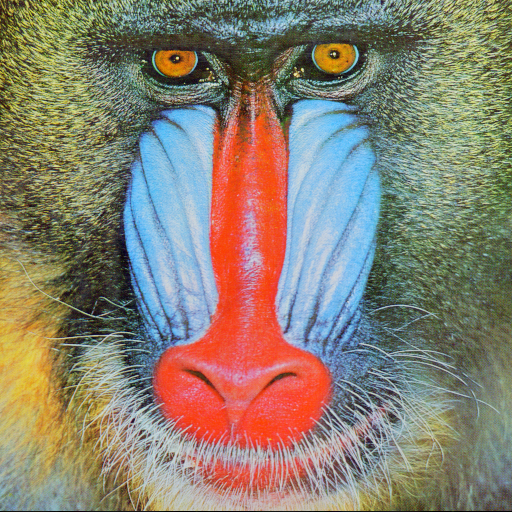
#> input picture Devil/images/baboon.tiff, 512 x 512 px
$ python image_transpose.py ../../../Devil/images/baboon.tiff
#> lines starting #> are read from the running program, lines starting #| are printed output that depends on the picture
# Python: transpose Image using Pillow
# 2025-04-10  K.OHWADA

# https://pillow.readthedocs.io/en/stable/handbook/tutorial.html

import os, sys
from PIL import Image


def transpose_image(fpath):
#> called with fpath = '../../../Devil/images/baboon.tiff'
	name, ext = os.path.splitext(fpath)
	prefix = "pil_tutorial_image_transpose_"
	fname_rotate_180 = 	prefix  + "rotate_180_" + name + ext
	print(	fname_rotate_180)
	fname_rotate_270 = 	prefix + "rotate_270_"+ name + ext
	print(	fname_rotate_270)
	fname_rotate_90 = 	prefix  + "rotate_90_"+ name + ext
	print(	fname_rotate_90)
	fname_flip_left_right = 	prefix  + "flip_left_right_"+ name + ext
	print(	fname_flip_left_right)
	fname_flip_top_bottom = 	prefix  + "flip_top_bottom_"+ name + ext
	print(	fname_flip_top_bottom)
	fname_transpose = 	prefix  + "transpose_" + name + ext
	print(	fname_transpose)
	fname_transverse = prefix + "transverse_" + name + ext
	print(	fname_transverse)
	im = Image.open(fpath)
#> im is the input picture: PIL image 512x512 RGB; mean R, G, B 137.4, 128.9, 113.1
	im.transpose(Image.Transpose.ROTATE_180).save(	fname_rotate_180)
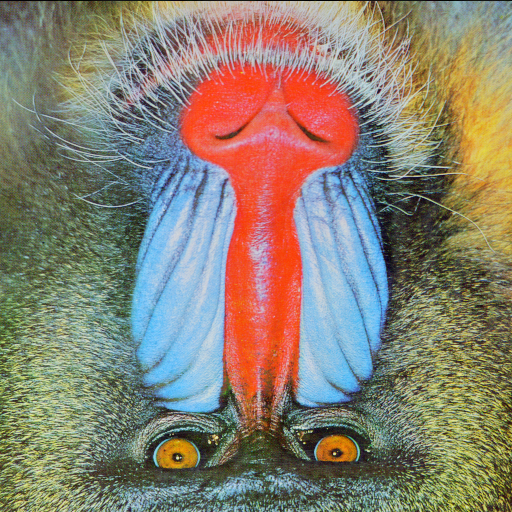
#> saved as baboon.tiff: PIL image 512x512 RGB; mean R, G, B 137.4, 128.9, 113.1
	im.transpose(Image.Transpose.ROTATE_270).save(	fname_rotate_270)
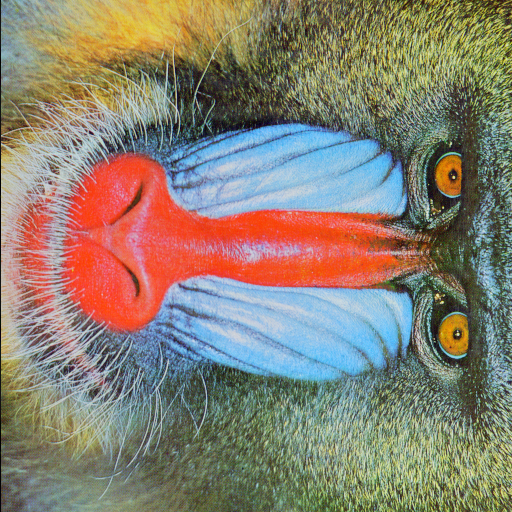
#> saved as baboon.tiff: PIL image 512x512 RGB; mean R, G, B 137.4, 128.9, 113.1
	im.transpose(Image.Transpose.ROTATE_90).save(	fname_rotate_90)
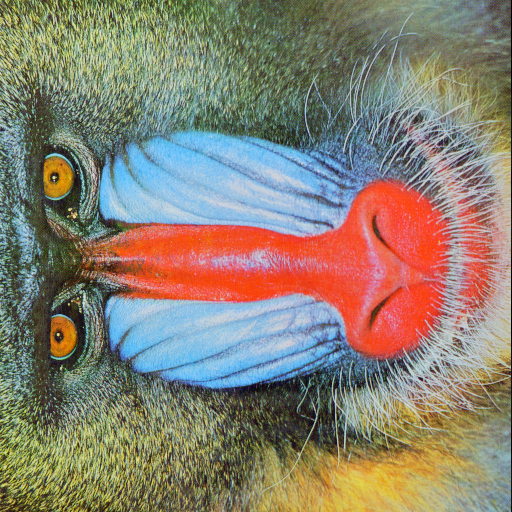
#> saved as baboon.tiff: PIL image 512x512 RGB; mean R, G, B 137.4, 128.9, 113.1
	im.transpose(Image.Transpose.FLIP_LEFT_RIGHT).save(	fname_flip_left_right)
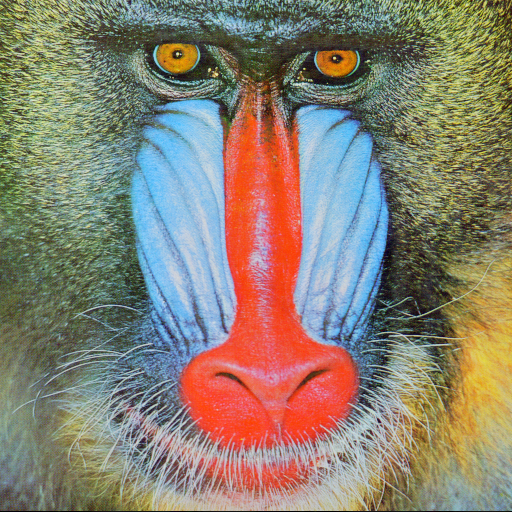
#> saved as baboon.tiff: PIL image 512x512 RGB; mean R, G, B 137.4, 128.9, 113.1
	im.transpose(Image.Transpose.FLIP_TOP_BOTTOM).save(	fname_flip_top_bottom)
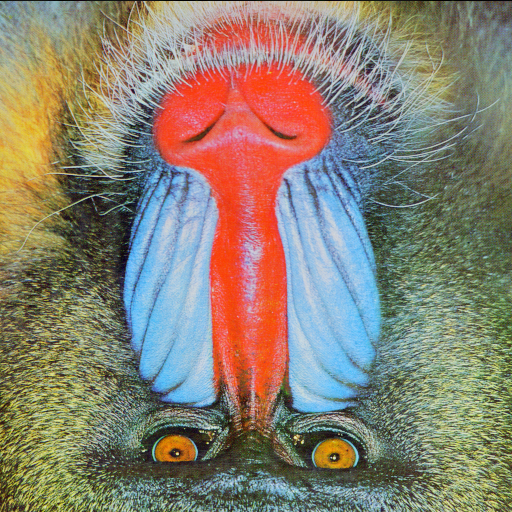
#> saved as baboon.tiff: PIL image 512x512 RGB; mean R, G, B 137.4, 128.9, 113.1
	im.transpose(Image.Transpose.TRANSPOSE).save(	fname_transpose)
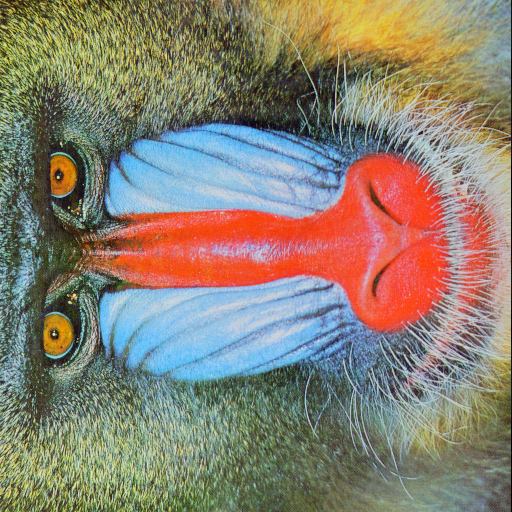
#> saved as baboon.tiff: PIL image 512x512 RGB; mean R, G, B 137.4, 128.9, 113.1
	im.transpose(Image.Transpose.TRANSVERSE).save(	fname_transverse)
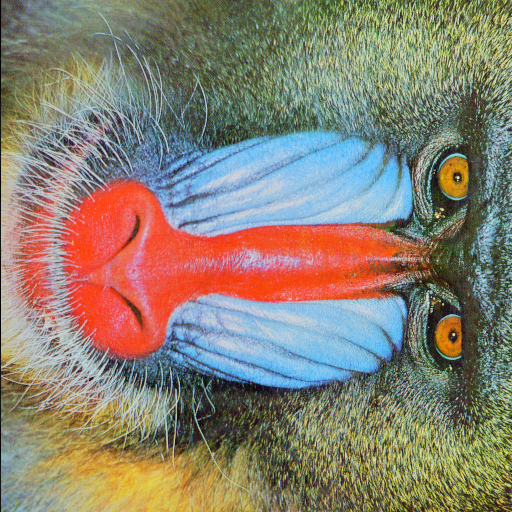
#> saved as baboon.tiff: PIL image 512x512 RGB; mean R, G, B 137.4, 128.9, 113.1
# end


# main
args = sys.argv
argc = len(args)
script = args[0]

if argc < 2:
	print("Usage: python %s  <image filepath>" % script)
	exit()
# end

fpath = args[1]
transpose_image(fpath)

$ run again, on Devil/images/vegetables.jpg
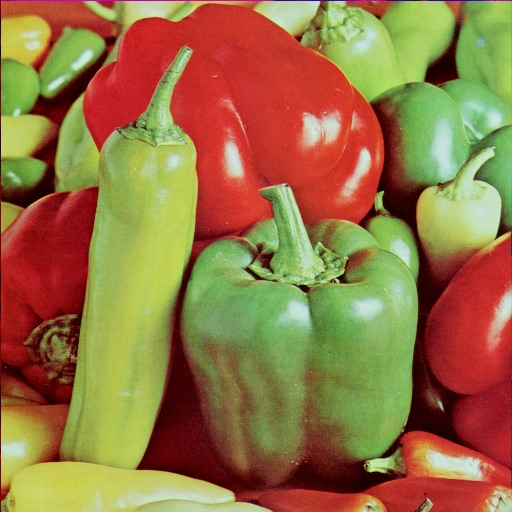
#> input picture Devil/images/vegetables.jpg, 512 x 512 px
#> in transpose_image, im is the input picture: PIL image 512x512 RGB; mean R, G, B 150.1, 115.5, 67
#> in transpose_image, `im.transpose(Image.Transpose.TRANSPOSE).save(	fname_transpose)`:
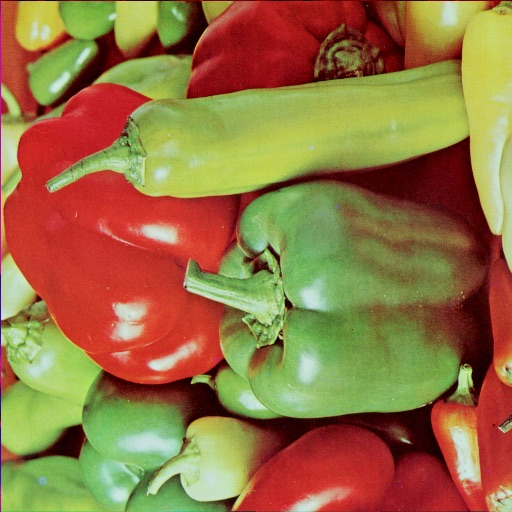
#> saved as vegetables.jpg: PIL image 512x512 RGB; mean R, G, B 150.1, 115.5, 67
#> in transpose_image, `im.transpose(Image.Transpose.TRANSVERSE).save(	fname_transverse)`:
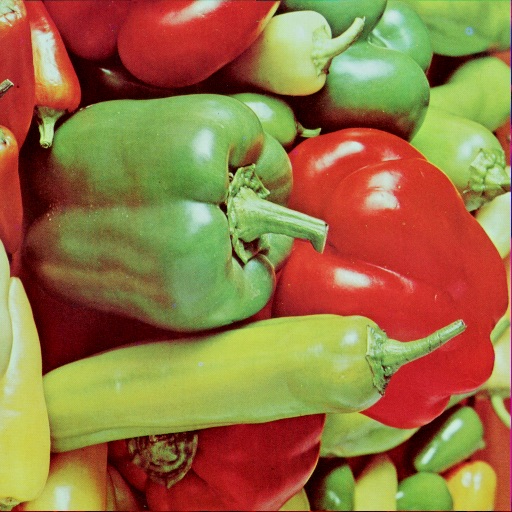
#> saved as vegetables.jpg: PIL image 512x512 RGB; mean R, G, B 150.1, 115.5, 67
